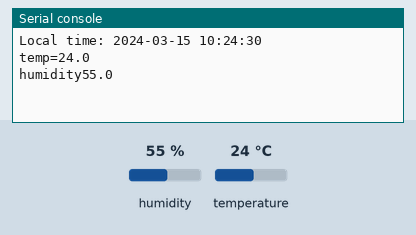
The program below on a simulated ESP32 board running MicroPython. Parts: the last lines printed to the serial console. Inputs (shaded band) come from the test bench; at power-on: humidity 55 %, temperature 24 °C. The clock reads 2024-03-15 10:24:30 at power-on unless the program sets it.

Above: at 1.2 s.
1.3 s: humidity set to 22 %
At 3.1 s:
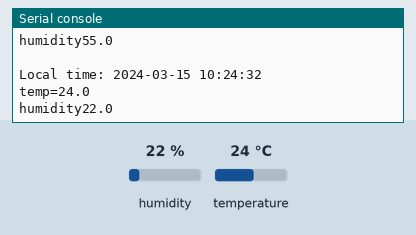
5.5 s: temperature set to 12 °C
At 6.7 s:
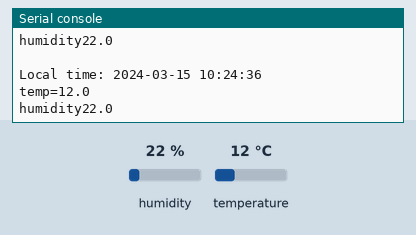
8.2 s: humidity set to 40 %
At 8.2 s:
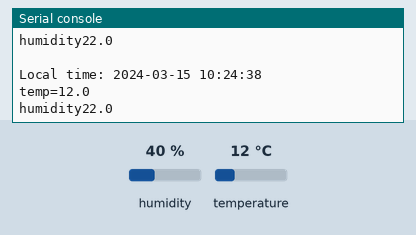
Timing chart, 0 to 11.2 s (numbered marks = the images above; inputs shaded):
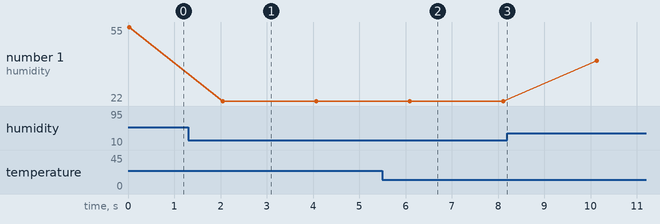

Measured:
- after the input at 1.3 s, the serial console: prints a new line after 0.75 s (image 1)
- after the input at 5.5 s, the serial console: prints a new line after 0.59 s (image 2)
- plotted number 1: 55 → 22 after the input at 1.3 s

The program:

main.py
```python
from machine import Pin
from utime import sleep, localtime
import dht

sensor = dht.DHT22(Pin(23))

while True:
  try:
    sensor.measure()
    t = sensor.temperature()
    h = sensor.humidity()
    time_tuple = localtime()

    print("Local time:", "{}-{:02d}-{:02d} {:02d}:{:02d}:{:02d}".format(
    time_tuple[0], time_tuple[1], time_tuple[2],
    time_tuple[3], time_tuple[4], time_tuple[5]))
    print("temp=" + str(t))
    print("humidity" + str(h))
    sleep(2)
    print("")

  except OSError as e:
    print("Error Data")
```
